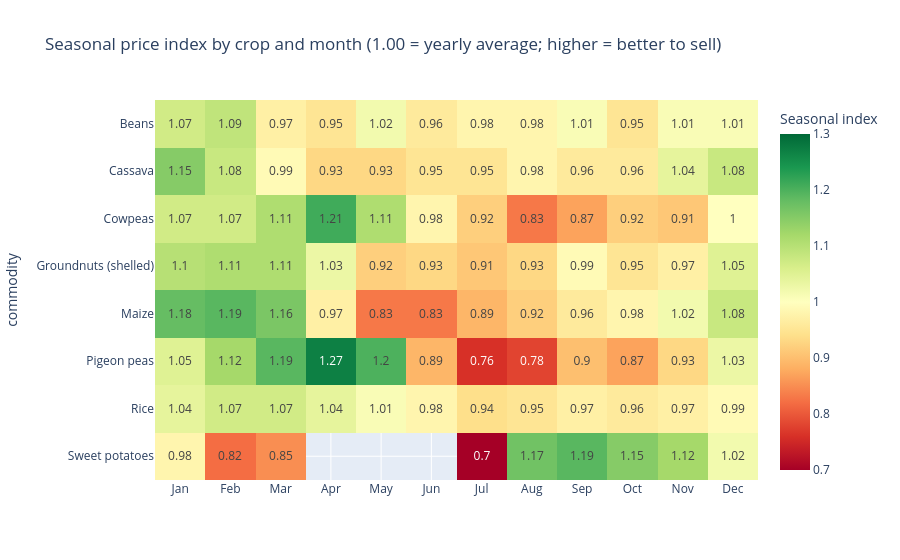

This figure's notebook cell:
### Code cell
fig = px.imshow(index.round(2), text_auto=True, aspect="auto", color_continuous_scale="RdYlGn",
                color_continuous_midpoint=1.0,
                labels=dict(color="Seasonal index"),
                title="Seasonal price index by crop and month (1.00 = yearly average; higher = better to sell)")
fig.show()
fig.write_html(OUT / "seasonal_index_heatmap.html")

### Figure 1 — Plotly figure (JSON) as saved in the notebook; plotly's stock layout.template omitted (floating-point values rounded to 4 significant figures)
{"data": [{"coloraxis": "coloraxis", "hovertemplate": "x: %{x}<br>commodity: %{y}<br>Seasonal index: %{z}<extra></extra>", "name": "0", "texttemplate": "%{z}", "type": "heatmap", "x": ["Jan", "Feb", "Mar", "Apr", "May", "Jun", "Jul", "Aug", "Sep", "Oct", "Nov", "Dec"], "xaxis": "x", "y": ["Beans", "Cassava", "Cowpeas", "Groundnuts (shelled)", "Maize", "Pigeon peas", "Rice", "Sweet potatoes"], "yaxis": "y", "z": [[1.07, 1.09, 0.97, 0.95, 1.02, 0.96, 0.98, 0.98, 1.01, 0.95, 1.01, 1.01], [1.15, 1.08, 0.99, 0.93, 0.93, 0.95, 0.95, 0.98, 0.96, 0.96, 1.04, 1.08], [1.07, 1.07, 1.11, 1.21, 1.11, 0.98, 0.92, 0.83, 0.87, 0.92, 0.91, 1.0], [1.1, 1.11, 1.11, 1.03, 0.92, 0.93, 0.91, 0.93, 0.99, 0.95, 0.97, 1.05], [1.18, 1.19, 1.16, 0.97, 0.83, 0.83, 0.89, 0.92, 0.96, 0.98, 1.02, 1.08], [1.05, 1.12, 1.19, 1.27, 1.2, 0.89, 0.76, 0.78, 0.9, 0.87, 0.93, 1.03], [1.04, 1.07, 1.07, 1.04, 1.01, 0.98, 0.94, 0.95, 0.97, 0.96, 0.97, 0.99], [0.98, 0.82, 0.85, NaN, NaN, NaN, 0.7, 1.17, 1.19, 1.15, 1.12, 1.02]]}], "layout": {"coloraxis": {"autocolorscale": false, "cmid": 1, "colorbar": {"title": {"text": "Seasonal index"}}, "colorscale": [[0, "rgb(165,0,38)"], [0.1, "rgb(215,48,39)"], [0.2, "rgb(244,109,67)"], [0.3, "rgb(253,174,97)"], [0.4, "rgb(254,224,139)"], [0.5, "rgb(255,255,191)"], [0.6, "rgb(217,239,139)"], [0.7, "rgb(166,217,106)"], [0.8, "rgb(102,189,99)"], [0.9, "rgb(26,152,80)"], [1, "rgb(0,104,55)"]]}, "title": {"text": "Seasonal price index by crop and month (1.00 = yearly average; higher = better to sell)"}, "xaxis": {"anchor": "y", "domain": [0, 1]}, "yaxis": {"anchor": "x", "autorange": "reversed", "domain": [0, 1], "title": {"text": "commodity"}}}}
